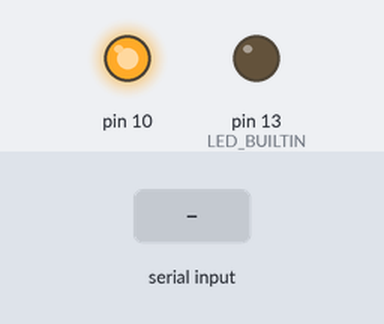
A sketch run on a simulated Arduino Uno, built with avr-gcc and run on an emulated ATmega328P. Parts: output pins drawn as LEDs (lit = HIGH). The test bench sets the inputs (shaded band).

Above: at 1.2 s.
1.3 s: "1" received over Serial
At 1.45 s:
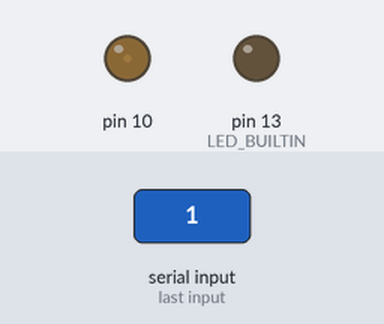
Timing chart, 0 to 4.3 s (numbered marks = the images above; inputs shaded):
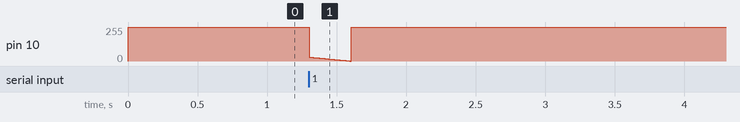

The sketch:

HamVAD.ino
```cpp
String inputString = "";
bool stringComplete = false;
int val = 0;

void setup() {
  Serial.begin(9600);
  inputString.reserve(200);
  pinMode(10,OUTPUT);
  pinMode(LED_BUILTIN ,OUTPUT);
}

void loop() {
  char inChar = (char)Serial.read();
  val = val-1;
  if (inChar == '1')
    val = val+30;
  analogWrite(10,val);
  if (val > 255)
    val = 255;
  if (val < 0)
    val = 0;
  delay(10);
}
```
